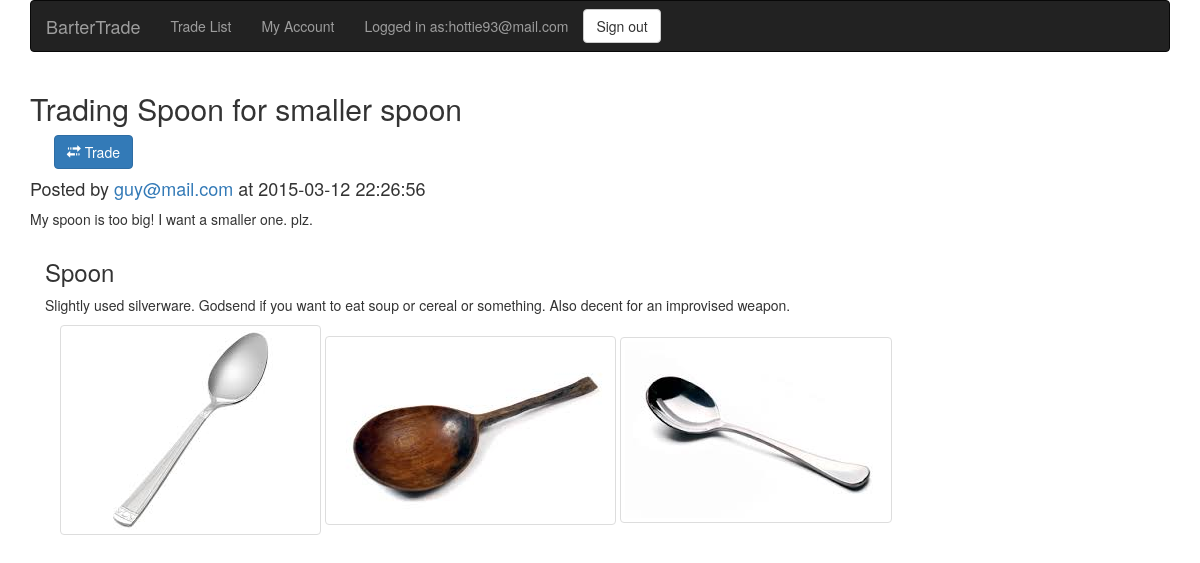
Screenshot of /post.php?id=23 (signed in) with the database file from the repository.
### tables this page shows
CREATE TABLE IF NOT EXISTS `posts` (
  `id` int(11) NOT NULL,
  `title` varchar(45) NOT NULL DEFAULT 'Selling Item',
  `dateCreated` datetime NOT NULL DEFAULT '2015-03-05 04:04:04',
  `description` varchar(300) DEFAULT NULL,
  `seller_item_id` int(11) NOT NULL,
  `buyer_item_id` int(11) DEFAULT NULL
);

CREATE TABLE IF NOT EXISTS `users` (
  `email` varchar(64) NOT NULL,
  `dateCreated` datetime NOT NULL DEFAULT '2015-03-05 04:04:04',
  `password` varchar(45) NOT NULL DEFAULT 'password'
);

CREATE TABLE IF NOT EXISTS `items` (
  `id` int(11) NOT NULL,
  `Users_email` varchar(64) NOT NULL,
  `name` varchar(64) NOT NULL DEFAULT 'Item',
  `dateAdded` datetime NOT NULL DEFAULT '2015-03-05 04:04:04',
  `description` varchar(300) DEFAULT NULL
);

CREATE TABLE IF NOT EXISTS `images` (
  `filePath` varchar(300) NOT NULL,
  `Items_id` int(11) NOT NULL
);

### post.php (the view, shortened to what this page needs)
<?php
include "head.php";
?>
<div class="container" id="post">
<?php
	if(isset($_GET["id"])) {
		$db = connect();
		$sql = 		"SELECT p.title, p.description,  p.dateCreated, u.email, i.name, i.description, i.id, p.id
					FROM posts AS p, items as i, users as u
					WHERE p.seller_item_id = i.id AND i.Users_email = u.email AND p.id = " . $_GET["id"] . ";";
		$posts = $db->query($sql);
		$sql2 = 	"SELECT i.filePath
					FROM images as i, posts as p
					WHERE i.Items_id = p.seller_item_id AND p.id = " . $_GET["id"] .";";
		$images = $db->query($sql2);
		if($posts != null) {
			foreach ($posts as $post) {
				?>
				<h2><?php echo $post[0]; ?></h2>
				<?php
				if(isset($_SESSION["email"]) && $_SESSION["email"] != $post[3]) {
				?>
				<form action="trade.php" method="get">
					<button type="submit" class="btn btn-primary">
						<span class="glyphicon glyphicon-transfer"></span> Trade
					</button>
				</form>
				<?php } ?>
				<?php echo "<h4>Posted by <a href='./user.php?email=". $post[3] . "'>" . $post[3] . "</a> at " . $post[2] . "</h4>";?>
				<p> <?php echo $post[1]; ?></p>
				<div class="container">
					<h3> <?php echo $post[4]; ?> </h3>
					<p><?php echo $post[5]; ?></p>
					<div class="container">
					<?php
					foreach ($images as $image) {
					?>
						<img class="img-thumbnail" src=<?php echo "". $image[0]; ?>>
					<?php } ?>
					</div>
				</div>
		<?php }
		}
	}
?>
</div>
<?php
include "foot.php";
?>

### rows the page displays
posts: title "Trading Spoon for smaller spoon", users.email "guy@mail.com", dateCreated "2015-03-12 22:26:56", description "My spoon is too big! I want a smaller one. plz.", seller_item.name "Spoon", seller_item.description "Slightly used silverware. Godsend if you want to eat soup or cereal or something. Also decent for an improvised weapon."
images: filePath (picture)
images: filePath (picture)
images: filePath (picture)

### other values shown
$_SESSION["email"] "hottie93@mail.com"
